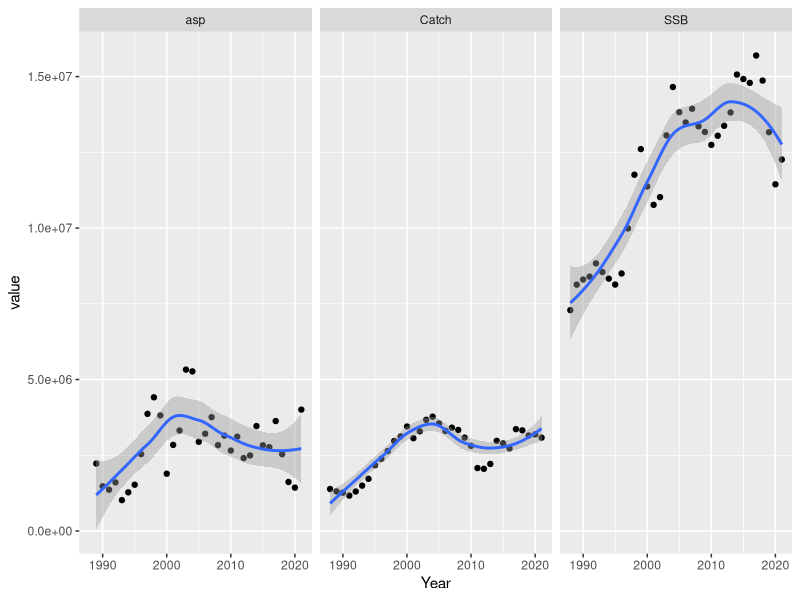
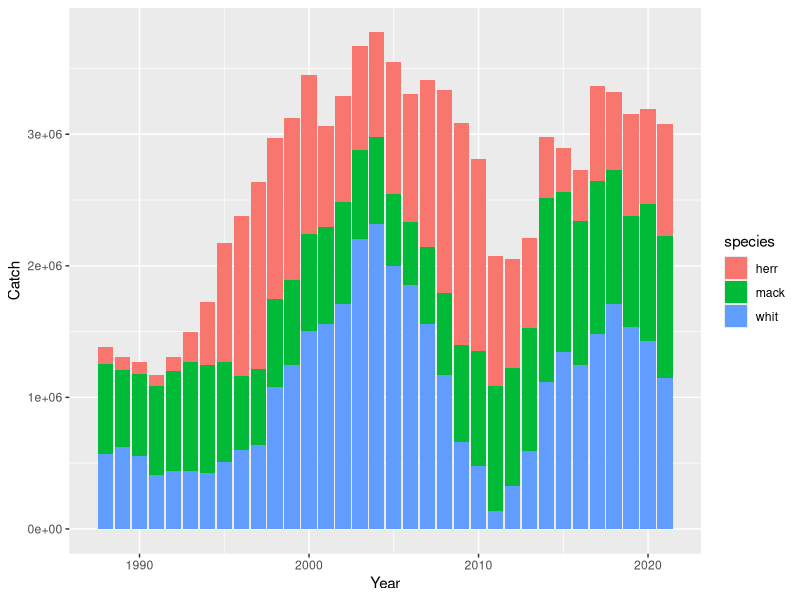
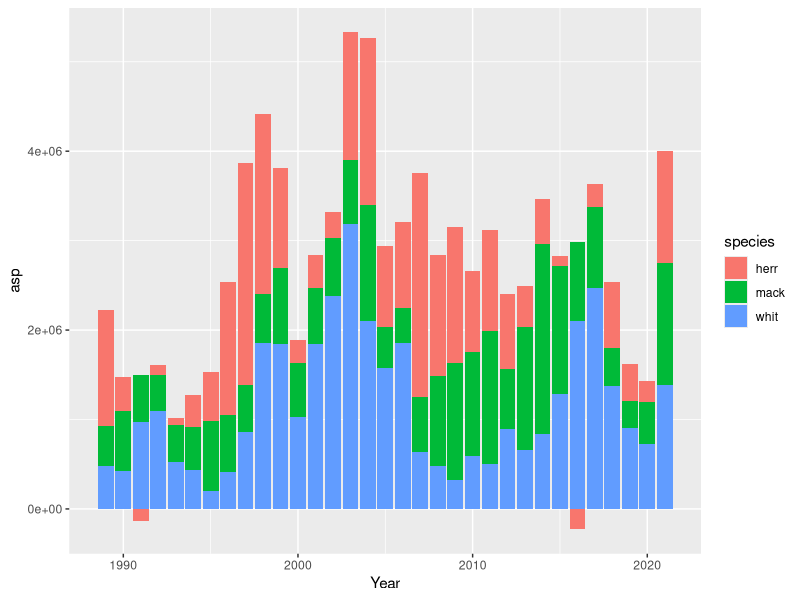
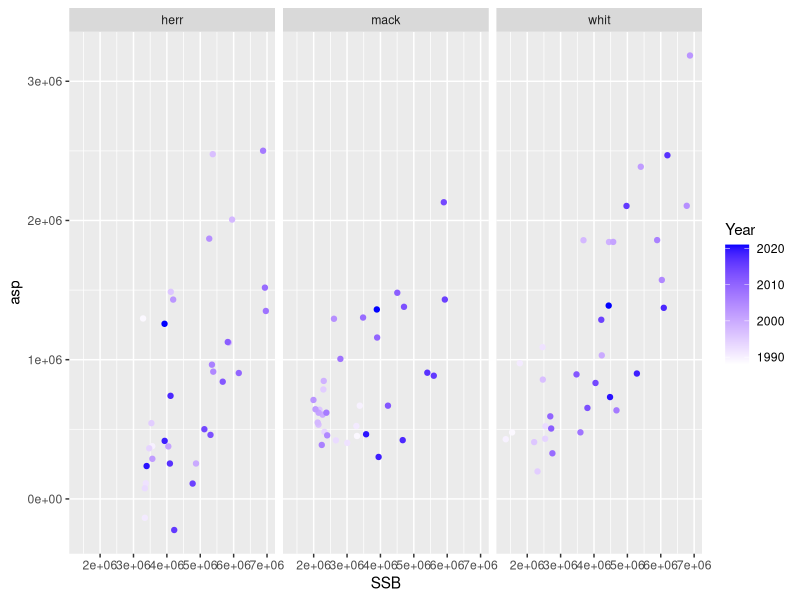
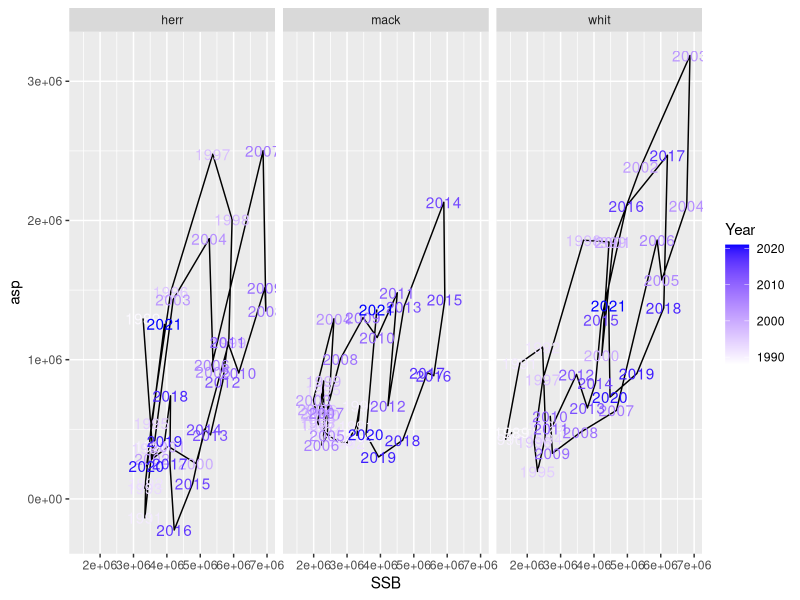
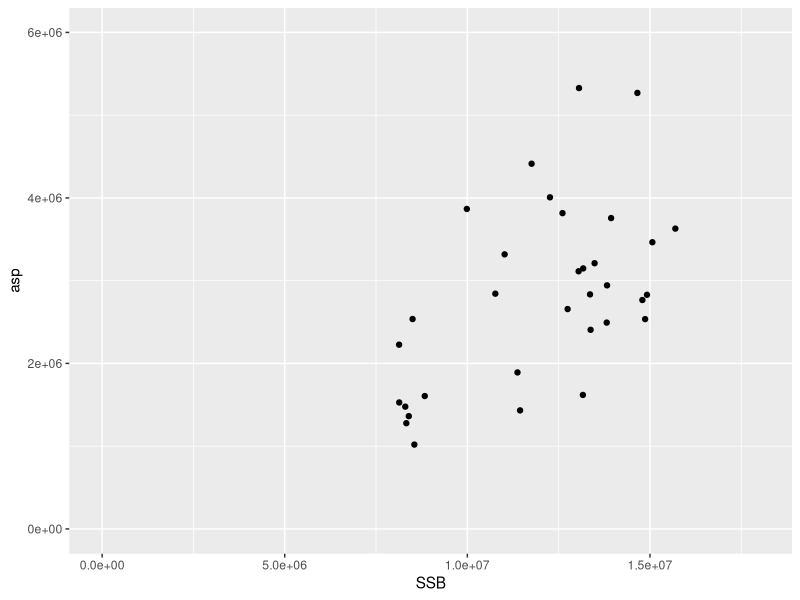
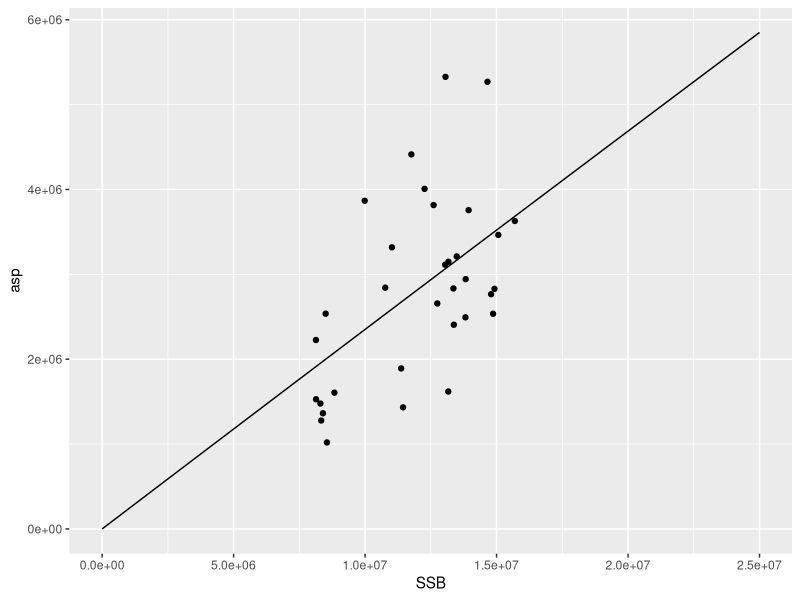
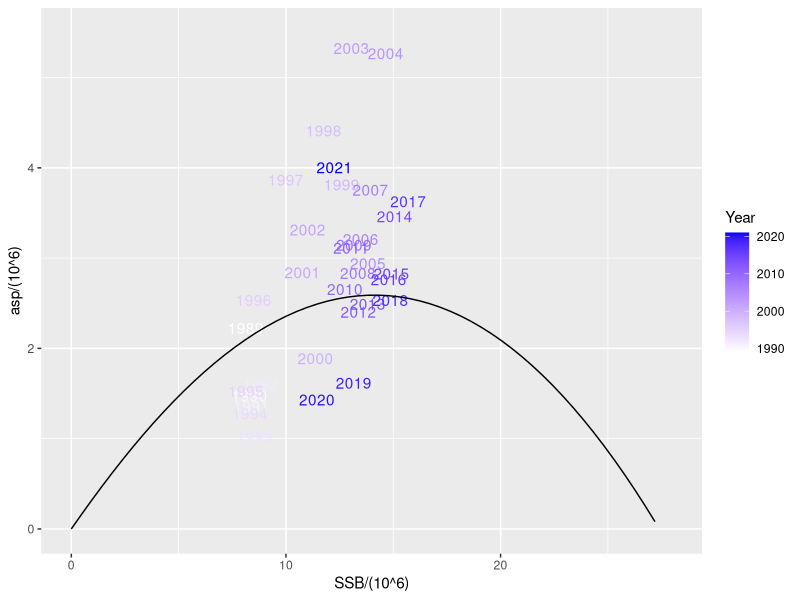

The R script that drew these images, in order:
## ---- chunk 1

library(tidyverse)
## ---- chunk 2

whiting.raw <- read.table("data/norway-bluewhiting.csv", header=T, sep=",")

whiting <- whiting.raw |>
  mutate(Year = str_squish(Year)) |>
  mutate(SSB = str_squish(SSB)) |>
  mutate(Catch = str_squish(Catch)) |>
  mutate_if(is.character, as.numeric)

herring.raw <- read.table("data/norway-ssherring.csv", header=T, sep=",")

herring <- herring.raw |>
  mutate(Year = str_squish(Year)) |>
  mutate(SSB = str_squish(SSB)) |>
  mutate(Catch = str_squish(Catch)) |>
  mutate_if(is.character, as.numeric) |>
  mutate(SSB = SSB*1000) |>
  mutate(Catch = Catch*1000)

mackerel.raw <- read.table("data/norway-mackerel.csv", header=T, sep=",")

mackerel <- mackerel.raw |>
  mutate(Year = str_squish(Year)) |>
  mutate(SSB = str_squish(SSB)) |>
  mutate(Catch = str_squish(Catch)) |>
  mutate_if(is.character, as.numeric)

ms.dat <- mackerel |>
  inner_join(whiting, by= "Year", suffix=c(".mack",".whit")) |>
  inner_join(herring, by = "Year") |>
  mutate(SSB.herr = SSB, .keep = "unused") |>
  mutate(Catch.herr = Catch, .keep = "unused")
## ---- chunk 3
ms.dat <- ms.dat |>
  mutate(asp.mack = SSB.mack - lag(SSB.mack) + lag(Catch.mack)) |>
  mutate(asp.whit = SSB.whit - lag(SSB.whit) + lag(Catch.whit)) |>
  mutate(asp.herr = SSB.herr - lag(SSB.herr) + lag(Catch.herr)) 

## ---- chunk 4

ms.long <- ms.dat |>
  mutate(asp.sum = asp.mack + asp.whit + asp.herr) |>
  mutate(Catch.sum = Catch.mack + Catch.whit + Catch.herr) |>
  mutate(SSB.sum = SSB.mack + SSB.whit + SSB.herr)|>
  pivot_longer(cols=c(!Year)) |>
  separate_wider_delim(cols=name, names=c("type", "species"), delim = ".")  |>
  filter(species == "sum")
## ---- chunk 5

ms.wide <- ms.long |>
  pivot_wider(names_from = type)

ggplot(ms.long, aes(Year,value)) +
  facet_wrap(~type, scale="fixed") +
  geom_point() +
  geom_smooth()
  
## ---- chunk 6

all.wide <- ms.dat |>
  pivot_longer(cols=c(!Year)) |>
  separate_wider_delim(cols=name, names=c("type", "species"), delim = ".") |>
  pivot_wider(names_from = type)
  
ggplot(all.wide, aes(Year,Catch, fill = species)) +
  geom_col()
## ---- chunk 7
ggplot(all.wide, aes(x=Year, y=asp, fill = species)) +
  geom_col()



ggplot(all.wide, aes(x=SSB, y=asp)) +
geom_point(aes(color=Year)) + 
  scale_color_gradient(low='white',high='blue') +
  facet_wrap(~species)
                          
## ---- chunk 8
ggplot(all.wide, aes(SSB, asp)) +
  geom_path() +
  geom_text(aes(label=Year, colour=Year)) +
  scale_colour_gradient(low="white", high="blue") +
  facet_wrap(~species)
## ---- chunk 9
ggplot(ms.wide, aes(SSB,asp)) +
  geom_point() +
  xlim(0, 1.8*10^7) +
  ylim(0, 6*10^6)
  
  #geom_smooth(method='glm', formula = y ~ 0 + poly(x,2))

## ---- chunk 10
m1 <- glm(asp ~ 0 + SSB + I(SSB^2), data = ms.wide)
summary(m1)
## ---- chunk 11
pframe <- data.frame(SSB = with(ms.wide, seq(0,2.5*10^7, length=100)))
pframe$pred <- NA
pframe$pred <- predict(m1, newdata = pframe)


ggplot(ms.wide, aes(SSB,asp)) +
  geom_point() +
  geom_line(aes(SSB,pred), data=pframe)

## ---- chunk 12

pellatom <- function(pars, asp, bio, sigma){
  
  alpha <-pars[1]
  
  beta <-pars[2]
  
  nu <- pars[3]
  
  sigma <- pars[4]
  
  asp.pred <- (alpha*bio + beta*(bio^(nu)))
  
  output <- - sum(dnorm(log(asp), 
                      log(max(0.00001,asp.pred)), 
                      sigma, 
                      log=TRUE), 
                na.rm =T)
  
  return(output)
}

alpha <- m1$coefficients [1]
beta <- m1$coefficients [2]
pars.init <- c(alpha, beta, 2, 0.75)

ms.wide <- filter(ms.wide, !is.na(asp))
asp <- ms.wide$asp/10^6
bio <- ms.wide$SSB/10^6

res <- optim(pars.init, pellatom, asp=asp, bio=bio, hessian=TRUE)
pars<-res$par

K <- -pars[1]/pars[2]

pred.df <- data.frame(pred.x=seq(0,K, length = 100), pred.y=NA)
#pred.df$pred.x <- 

pred.df <- pred.df |>
  mutate(pred.y = pars[1]*pred.x + pars[2]*pred.x^(pars[3]))
#pred.df$pred.y <- pars[1]*pred.x + pars[2]*pred.x^(pars[3])
#ms.wide$pred <- pars[1]*bio + pars[2]*bio^(pars[3])


ggplot(ms.wide, aes(SSB/(10^6),asp/(10^6))) +
  #geom_point() +
   geom_text(aes(label=Year, colour=Year)) +
  scale_colour_gradient(low="white", high="blue") +
  geom_line(aes(pred.x, ((pred.y))), data = pred.df) +
  ylim(0,5.5)+
  xlim(0,28)
## ---- chunk 13

r = 1
K = 30

alpha = r

beta = -r/K

pars.sim<- c(alpha, beta, 2, 0.01)
sim.bio <- seq(0.01, .99*K, length = 100)

pred <- pars.sim[1]*sim.bio + pars.sim[2]*(sim.bio^(pars.sim[3]))

err <- rnorm(length(pred), mean=0, sd = pars.sim[4])

pred.e <- exp(log(pred) + err)

obs <- ifelse(pred.e > 0, pred.e, 0.0001)

sim.dat <- data.frame(bio=sim.bio, pred=pred, obs=obs)

ggplot(data=sim.dat, aes(bio,pred)) +
  #geom_line() +
  geom_point(aes(bio,obs))
## ---- chunk 14

#pars.init <- c(.9, -.03, 2, 0.05)
pars.init<-pars.sim

bio = sim.dat$bio
asp = sim.dat$obs
res <- optim(pars.init, pellatom, asp=asp, bio=bio, hessian=TRUE)

pars<-res$par

pred.bio <- bio

pred.y <- pars[1]*pred.bio + pars[2]*(pred.bio^(pars[3]))

pred.dat <- data.frame(pred.bio=pred.bio, pred.asp=pred.y, obs.asp=asp)

ggplot(data=pred.dat, aes(pred.bio, (pred.asp))) +
  geom_line() +
  geom_point(aes(pred.bio,obs.asp))





